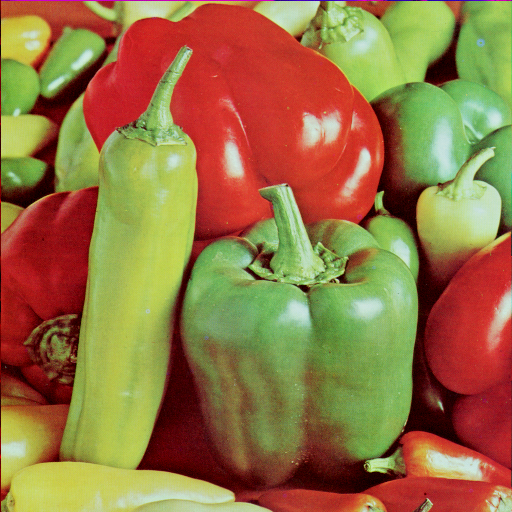
#> input picture final pj/figs/photo3.png, 512 x 512 px, found by its file name
$ python PSO.py
#> lines starting #> are read from the running program, lines starting #| are printed output that depends on the picture; after the words box and inside, x2 and y2 are one past the last pixel; in counts of white or black regions, pixels touching at a corner belong together
### final pj/codes/Histgram.py
import numpy as np

def nD_histogram(data,dimension,nbins,pInMin,pInMax):
    """
    计算N-dimension数据的直方图
    :param data: 输入数据 ndarray (nums,N) nums为数据个数 N为维度
    :param dimension: 维度 int
    :param nbins: 各维度的格数 list
    :param pInMin: 输入数据各维度的最小值 list
    :param pInMax: 输入数据各维度的最大值 list
    :return:
    """
    pHistogram = []  # store histogram points
    pHsize = 1
    for idim in range(dimension):
        pHsize *= nbins[idim]
    for i in range(pHsize):
        pHistogram.append(0)
    pBinSpacings = []   # store bin width
    pBinPos = []   # store bin position
    for i in range(dimension):
        pBinSpacings.append(0)
        pBinPos.append(0)
    for idim in range(dimension): #store bin width of different dimensions
        pBinSpacings[idim] = (pInMax[idim] - pInMin[idim])/nbins[idim]
    for idata in range(len(data)):
        for idim in range(dimension):
            value = data[idata][idim]
            pBinPos[idim] = int((value - pInMin[idim])/pBinSpacings[idim])
            #防止越界
            pBinPos[idim] = max(pBinPos[idim],0)
            pBinPos[idim] = min(pBinPos[idim],nbins[idim] - 1)
        index = pBinPos[0]
        for idim in range(1,dimension):
            vSize = 1
            for i in range(idim):
                vSize *= nbins[i]
            index += pBinPos[idim] * vSize
        pHistogram[index] += 1
    return np.array(pHistogram)

### final pj/codes/PSO.py
import cv2
import numpy as np
import time
from matplotlib import pyplot as plt
import random
from Histgram import nD_histogram

class PSO:
    def __init__(self, image, k=4, pop_size=30, max_iters=200, w=0.72, c1=1.49, c2=1.49):
        """
        初始化
        :param image: 输入图像 ndarray
        :param k: 分类的数目 int
        :param pop_size: 种群的大小 int
        :param max_iters: 最大迭代次数 int
        :param w: 惯性权重因子 float
        :param c1: 加速因子 float
        :param c2: 加速因子 float
        """
        self.image = image
        self.shape = image.shape  # 图像大小
        # 直方图
        m, n = self.shape
        self.hist = nD_histogram(self.image.reshape((m * n, 1)), 1, [256], [0], [256])
        self.k = k-1  # 分成k类需要k-1个阈值
        self.pop_size = pop_size
        self.max_iters = max_iters
        self.w = w
        self.c_1 = c1
        self.c_2 = c2
        # 为粒子位置、速度设定界限
        self.X_lower = 0
        self.X_upper = 255
        self.v_lower = -4.0
        self.v_upper = 4.0
        # 包含所有粒子位置（阈值）的矩阵
        self.X = np.zeros((self.pop_size, self.k), dtype='int32')
        # 包含所有粒子速度的矩阵
        self.v = np.zeros((self.pop_size, self.k))
        # 存储目标函数值
        self.fitvalue = np.array([0.0] * self.pop_size)
        self.initialization()
        # 存储全局最优和局部最优
        self.pbest = self.X
        self.pbestvalues = np.zeros(self.pop_size)
        self.gbest = self.X[0, :]
        self.gbestvalue = 0

    def initialization(self):
        """
        随机初始化粒子群的位置和速度
        """
        self.X = np.random.randint(self.X_lower, self.X_upper+1, size=(self.pop_size,self.k), dtype='int32')
        self.v = np.random.randint(self.v_lower, self.v_upper+1, size=(self.pop_size,self.k))
        self.fitness()
        self.get_initbest()


    def fitness(self):
        """
        计算适应度函数：采用OTSU计算类间方差
        :return: f_list 不同染色体个体的适应度函数
        """
        L = 256
        m, n = self.shape
        N = m * n
        # 图片的概率直方图
        imhist = self.hist / N
        standn = np.arange(L)
        # 图片的全局像素平均值
        mu_g = np.sum(standn * self.hist) / N
        # 适应度函数 f_list
        f_list = [0.0] * self.pop_size  # pop_size 是可变的
        for i in range(self.pop_size):
            # 阈值数组
            threshold_list = list(self.X[i, :])
            threshold_list.append(256)
            # 计算类间方差
            for j in range(self.k):
                if j == 0:
                    w = np.sum(imhist[0:threshold_list[j]])
                    if w > 0:
                        mu = np.dot(imhist[0:threshold_list[j]], np.arange(0, threshold_list[j])) / w
                        f_list[i] += w * (mu - mu_g) ** 2
                else:
                    w = np.sum(imhist[threshold_list[j]:threshold_list[j + 1]]) / N
                    if w > 0:
                        mu = np.dot(imhist[threshold_list[j]:threshold_list[j + 1]],
                                    np.arange(threshold_list[j], threshold_list[j + 1])) / w
                        f_list[i] += w * (mu - mu_g) ** 2
        # print(end - start)  # 打印运行时间
        self.fitvalue = np.array(f_list)
        return f_list

    def get_initbest(self):
        """
        获得局部和全局最优位置
        """
        self.gbest = self.X[self.fitvalue.argmax(), :].copy()
        self.gbestvalue = self.fitvalue.max()
        self.pbest = self.X.copy()
        self.pbestvalues = self.fitvalue.copy()

    def run(self):
        """
        迭代优化
        """
        # 迭代优化
        for i in range(self.max_iters):
            # 速度更新
            self.v = self.w * self.v + \
                     self.c_1 * np.random.rand(self.pop_size,self.k) * (self.pbest - self.X) + \
                self.c_2 * np.random.rand(self.pop_size,self.k) * (self.gbest - self.X)
            # 防止越界 截断处理
            lower_judge = self.v < self.v_lower
            self.v = self.v * (1 - lower_judge) + lower_judge * self.v_lower
            upper_judge = self.v > self.v_upper
            self.v = self.v * (1 - upper_judge) + upper_judge * self.v_upper
            # 粒子位置更新
            self.X += self.v.astype('int32')
            # 防止越界 截断处理
            lower_judge = self.X < self.X_lower
            self.X = self.X * (1 - lower_judge) + lower_judge * self.X_lower
            upper_judge = self.X > self.X_upper
            self.X = self.X * (1 - upper_judge) + upper_judge * self.X_upper
            # 适应度函数更新
            self.fitness()
            # pbest,gbest 更新
            for j in range(self.pop_size):
                if self.fitvalue[j] > self.pbestvalues[j]:
                    self.pbestvalues[j] = self.fitvalue[j]
                    self.pbest[j, :] = self.X[j, :].copy()
            if self.gbestvalue < self.pbestvalues.max():
                self.gbestvalue = self.pbestvalues.max()
                self.gbest = self.X[self.pbestvalues.argmax()].copy()

        return self.gbest, self.gbestvalue

    def threshold_seg(self):
        """
        根据阈值进行图像分割
        :return: new_image 分割之后的图像 ndarray
        """
        new_image = np.zeros(self.shape, dtype='int32')
        # 选择最小目标函数
        threshold_list = list(self.gbest)
        threshold_list.sort()
        threshold_list.append(255)
        # k 阈值分类
        for i in range(self.k+1):
            if i == 0:
                judge1 = self.image >= 0
                judge2 = self.image < threshold_list[i]
                new_image += threshold_list[i] * judge1 * judge2
            else:
                judge1 = self.image >= threshold_list[i-1]
                judge2 = self.image < threshold_list[i]
                new_image += threshold_list[i] * judge1 * judge2
        return new_image

if __name__ == '__main__':
    imagesrc = cv2.imread("photo3.png")
#> imagesrc is the input picture: shape (512, 512, 3); mean B, G, R 66.5, 115.6, 149.8
    image = cv2.cvtColor(imagesrc, cv2.COLOR_BGR2GRAY)
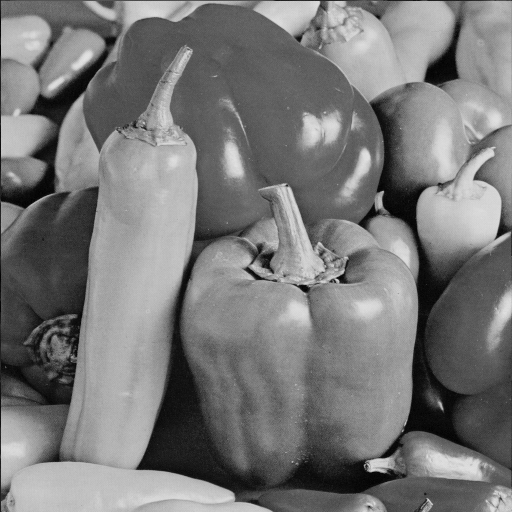
#> image: shape (512, 512); min 0, max 228, mean 120.2
    plt.imshow(image, cmap='gray')
    plt.axis('off')
    plt.show()
    myPSO = PSO(image)
#> the loop in nD_histogram, `for idata in range(len(data)):` made 262144 passes
#> after the loop in nD_histogram, `for idata in range(len(data)):`: pBinPos = [196]; pHistogram = 256 values, max 2743 at index 96, min 0 at index 229, mean 1024
#> in __init__, `self.hist = nD_histogram(self.image.reshape((m * n, 1)), 1, [256], [0]..`: self.hist has the same summary as pHistogram in nD_histogram
#> in fitness, `imhist = self.hist / N`: imhist = 256 values, max 0.0105 at index 96, min 0 at index 229, mean 0.00391
#> in fitness, `mu_g = np.sum(standn * self.hist) / N`: mu_g = 120.2
#> after the loop in fitness, `for i in range(self.pop_size):`: f_list = 30 values, max 4.42e+09 at index 23, min 905.7 at index 24, mean 3.4e+09
#> in fitness, `self.fitvalue = np.array(f_list)`: self.fitvalue has the same summary as f_list
#> in get_initbest, `self.gbest = self.X[self.fitvalue.argmax(), :].copy()`: self.gbest = [164, 53, 133]
#> in get_initbest, `self.gbestvalue = self.fitvalue.max()`: self.gbestvalue = 4.42e+09
#> in get_initbest, `self.pbestvalues = self.fitvalue.copy()`: self.pbestvalues has the same summary as f_list in fitness
    myPSO.run()
    print(myPSO.gbest)
#| [ 86  46 131]
    new = myPSO.threshold_seg()
#> the loop in threshold_seg, `for i in range(self.k+1):` made 4 passes
#> pass 1, in threshold_seg, `judge2 = self.image < threshold_list[i]`:
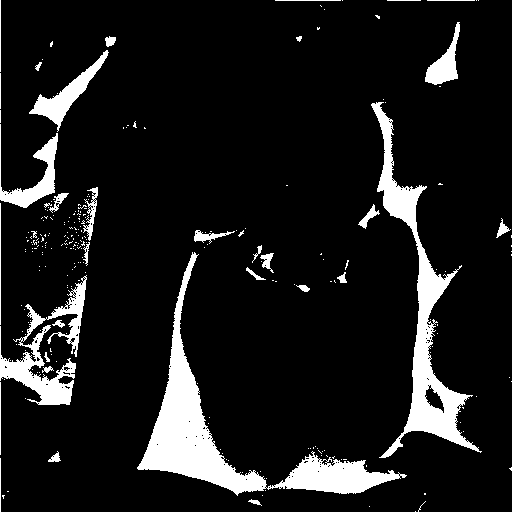
#> judge2: shape (512, 512) bool; 10.4% white; 252 white regions (218 under 20 px), largest, box (x1, y1, x2, y2) and area: (137, 252, 407, 496) 10193, (371, 102, 482, 458) 7165, (0, 275, 87, 405) 3403
#> after the loop in threshold_seg, `for i in range(self.k+1):`:
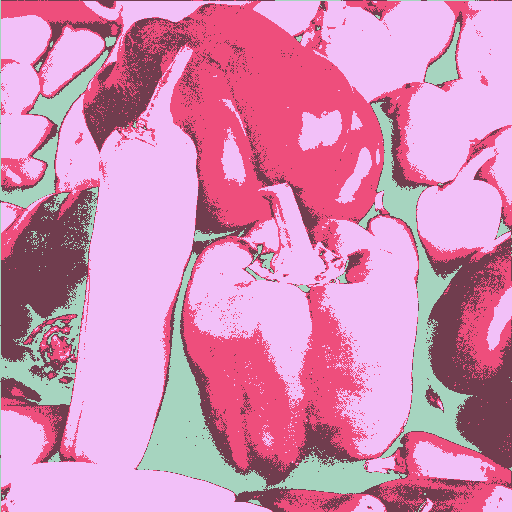
#> new_image: shape (512, 512) int32; 4 distinct labels, from 46 to 255; one colour per label, 0 black
    plt.imshow(new, cmap='gray')
    plt.axis('off')
    plt.savefig('PSO_pepper')
